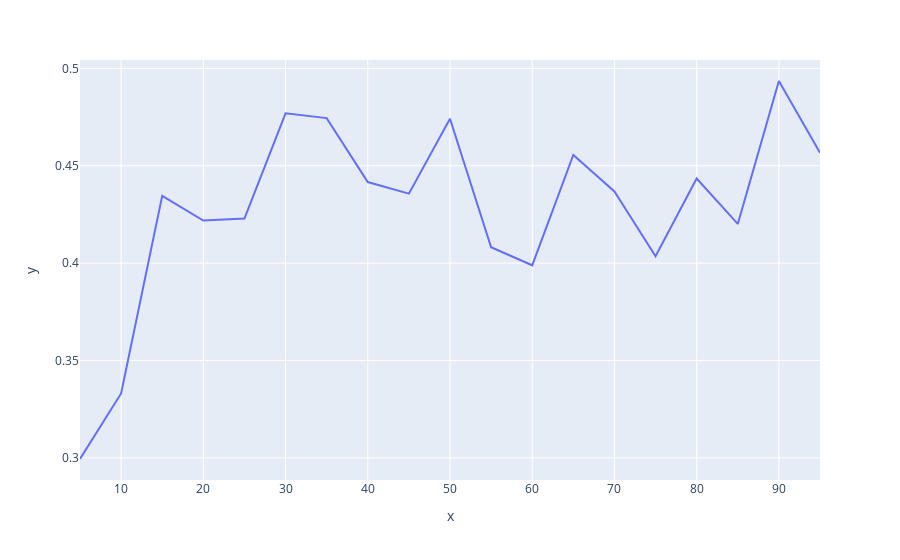

Notebook cell for this chart:
### Code cell
px.line(x=range(5, 100, 5), y=res, template='plotly')

### Figure 1 — Plotly figure (JSON) as saved in the notebook; plotly's stock layout.template omitted (floating-point values rounded to 4 significant figures)
{"data": [{"hovertemplate": "x=%{x}<br>y=%{y}<extra></extra>", "legendgroup": "", "line": {"color": "#636efa", "dash": "solid"}, "marker": {"symbol": "circle"}, "mode": "lines", "name": "", "orientation": "v", "showlegend": false, "x": [5, 10, 15, 20, 25, 30, 35, 40, 45, 50, 55, 60, 65, 70, 75, 80, 85, 90, 95], "xaxis": "x", "y": [0.2994, 0.3331, 0.4346, 0.4219, 0.4229, 0.477, 0.4745, 0.4416, 0.4357, 0.4742, 0.4081, 0.3989, 0.4556, 0.4368, 0.4035, 0.4435, 0.4201, 0.4935, 0.4566], "yaxis": "y", "type": "scatter"}], "layout": {"xaxis": {"anchor": "y", "domain": [0.0, 1.0], "title": {"text": "x"}}, "yaxis": {"anchor": "x", "domain": [0.0, 1.0], "title": {"text": "y"}}, "legend": {"tracegroupgap": 0}, "margin": {"t": 60}}}
